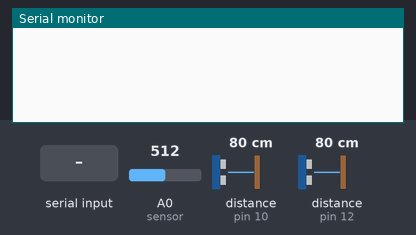
A sketch run on a simulated Arduino Uno, built with avr-gcc and run on an emulated ATmega328P. Shown: the last lines printed to the serial monitor. Inputs (shaded band) come from the test bench; at power-on: distance to the obstacle (sensors on pin 10, pin 12) 80 cm, A0 (sensor) = 512. The echo pulse lasts 58.3 µs per cm.

Above: at 1.2 s.
1.3 s: "30,150\n" received over Serial
At 1.52 s:
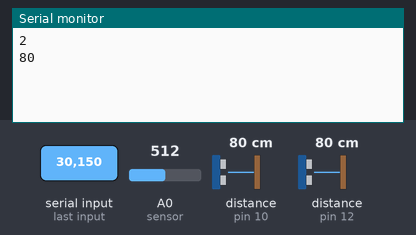
2.8 s: distance to the obstacle (sensor on pin 10) set to 2 cm
At 3.07 s:
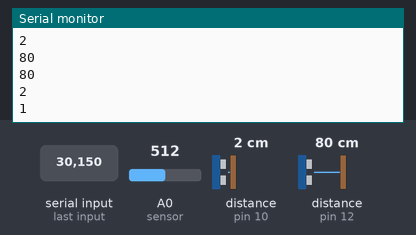
4.3 s: distance to the obstacle (sensor on pin 12) set to 4 cm
At 4.6 s:
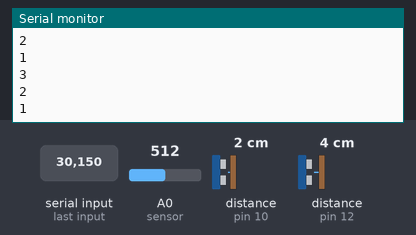
5.8 s: A0 (sensor) set to 306
At 6.11 s:
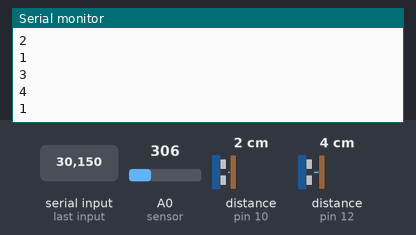
7.3 s: distance to the obstacle (sensor on pin 10) set to 9 cm
At 7.62 s:
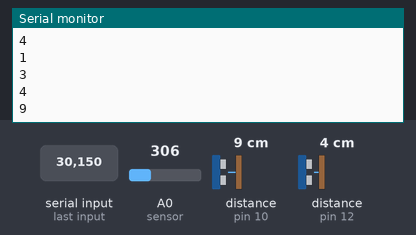
8.8 s: distance to the obstacle (sensor on pin 12) set to 18 cm
At 9.13 s:
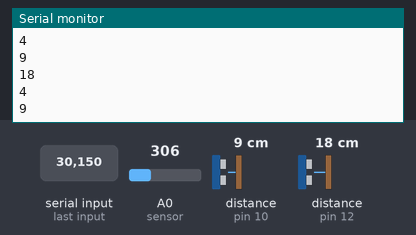
Timing chart, 0 to 11.3 s (numbered marks = the images above; inputs shaded):
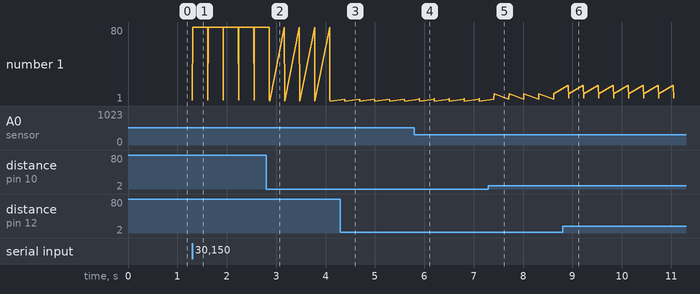

Measured:
- after the input at 1.3 s, the serial monitor: prints a new line at once (image 1)
- after the input at 2.8 s, the serial monitor: prints a new line after 0.07 s (image 2)
- after the input at 4.3 s, the serial monitor: prints a new line after 0.09 s (image 3)
- after the input at 5.8 s, the serial monitor: prints a new line after 0.10 s (image 4)
- after the input at 7.3 s, the serial monitor: prints a new line after 0.11 s (image 5)
- after the input at 8.8 s, the serial monitor: prints a new line after 0.12 s (image 6)
- plotted number 1: 80 → 1 after the input at 2.8 s, 1 → 9 after the input at 7.3 s

The sketch:

Collision_3_sensors.ino
```cpp
// Sharp IR GP2Y0A41SK0F Distance Test
// http://tinkcore.com/sharp-ir-gp2y0a41-skf/

#define sensor A0 // Sharp IR GP2Y0A41SK0F (4-30cm, analog)

int trigPin = 9;    //Trig - green Jumper
int echoPin = 10;    //Echo - yellow Jumper
int trigPin2 = 11;
int echoPin2 = 12;
long duration, cm, inches;
long duration2, cm2, inches2;


void setup() {
  Serial.begin(9600); // start the serial port

    //Define inputs and outputs
  pinMode(trigPin, OUTPUT);
  pinMode(echoPin, INPUT);
  pinMode(trigPin2, OUTPUT);
  pinMode(echoPin2, INPUT);
}

void loop() {
  if (Serial.available()){
    int d = Serial.read()-'0';
      while ( d == 1 )
      {
         // IR Sensor 1
        float volts = analogRead(sensor)*0.0048828125;  // value from sensor * (5/1024)
        int distance = 13*pow(volts, -1); // worked out from datasheet graph
//        delay(500); // slow down serial port
        Serial.println(distance/2);   // print the distance

      // Ultrasonic Sensor 1
      // The sensor is triggered by a HIGH pulse of 10 or more microseconds.
      // Give a short LOW pulse beforehand to ensure a clean HIGH pulse:
      digitalWrite(trigPin, LOW);
      delayMicroseconds(5);
      digitalWrite(trigPin, HIGH);
      delayMicroseconds(10);
      digitalWrite(trigPin, LOW);

      // Read the signal from the sensor: a HIGH pulse whose
      // duration is the time (in microseconds) from the sending
      // of the ping to the reception of its echo off of an object.
      pinMode(echoPin, INPUT);
      duration = pulseIn(echoPin, HIGH);

      // convert the time into a distance
      cm = (duration/2) / 29.1;
      inches = (duration/2) / 74;

      Serial.println(cm);

      delay(300);

      // The sensor is triggered by a HIGH pulse of 10 or more microseconds.
      // Give a short LOW pulse beforehand to ensure a clean HIGH pulse:
      digitalWrite(trigPin2, LOW);
      delayMicroseconds(5);
      digitalWrite(trigPin2, HIGH);
      delayMicroseconds(10);
      digitalWrite(trigPin2, LOW);

      // Read the signal from the sensor: a HIGH pulse whose
      // duration is the time (in microseconds) from the sending
      // of the ping to the reception of its echo off of an object.
      pinMode(echoPin2, INPUT);
      duration2 = pulseIn(echoPin2, HIGH);

      // convert the time into a distance
      cm2 = (duration2/2) / 29.1;
      inches2 = (duration2/2) / 74;

      Serial.println(cm2);
      }
  }
}
```
